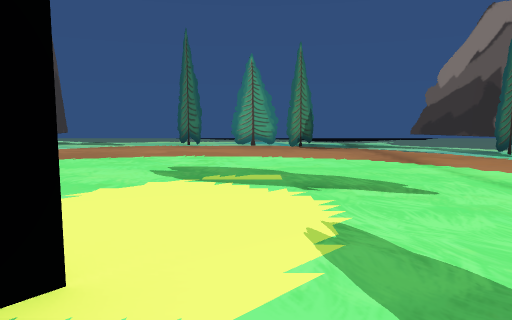
View 1 (above)

22 first-person views from a walk through a scene from a Unity 3-D project. The camera is 1.4 m above the floor, tilts 6° down and sees 70° across. The floor is counted in squares, 2 m on a side. Each view is taken from the middle of a square. On the plan, view 1 faces up. The plan holds only what a view shows up to about 11 squares ahead; the rest is blank. The place goes on beyond the plan. Some surface patterns are stand-ins.

View 2
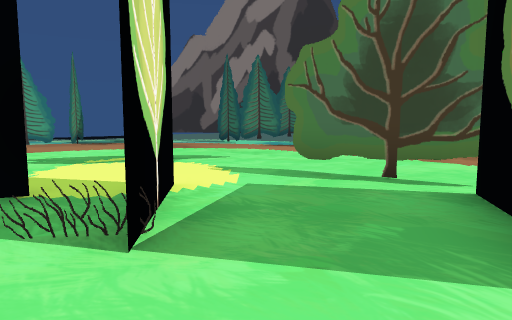

View 3
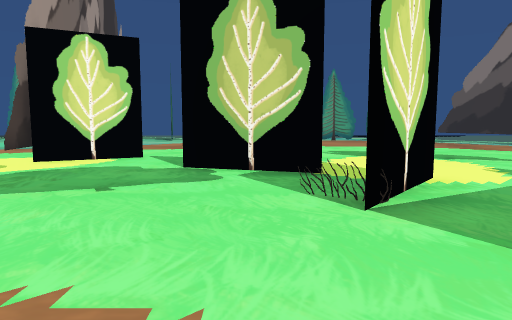

View 4
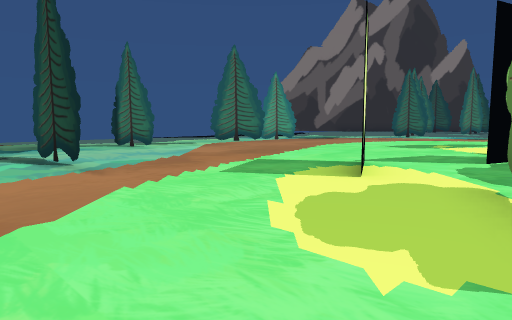

View 5
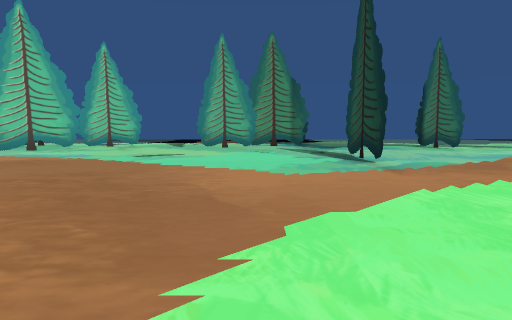

View 6
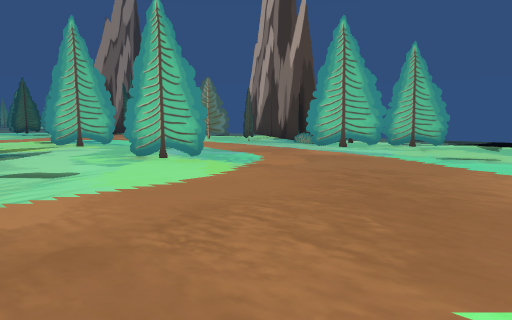

View 7
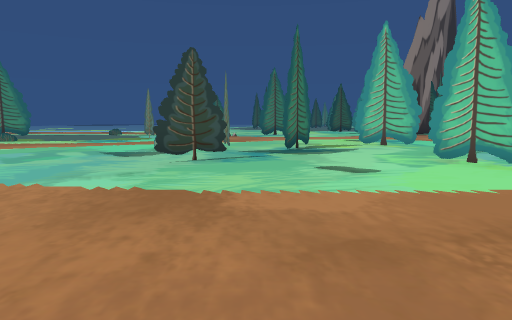

View 8
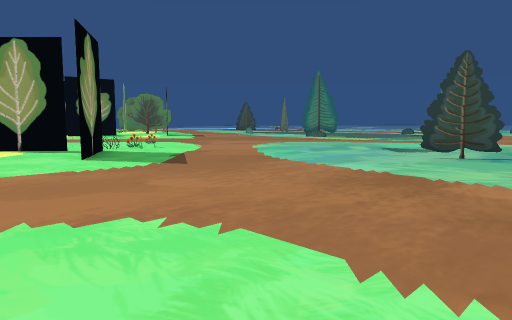

View 9
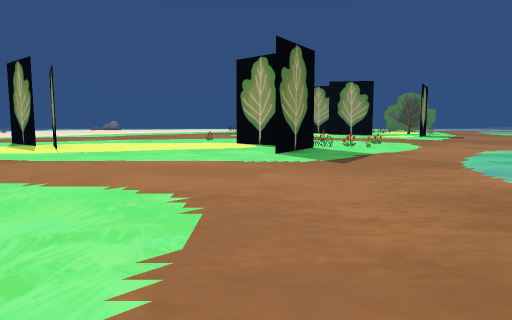

View 10
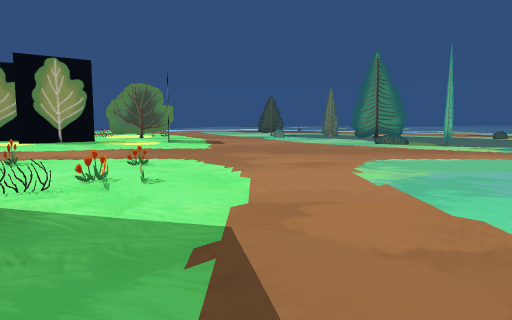

View 11
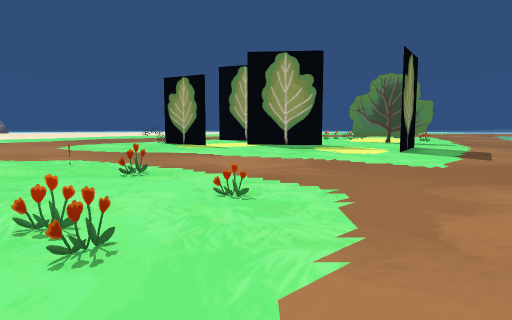

View 12
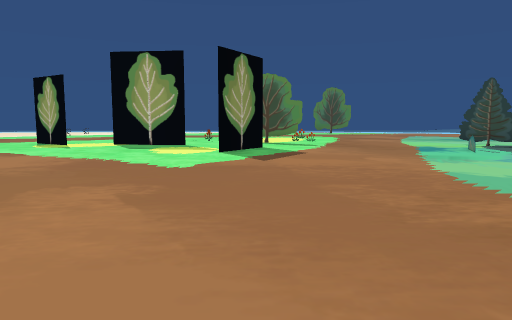

View 13
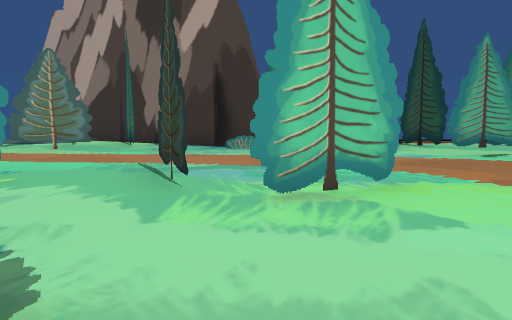

View 14
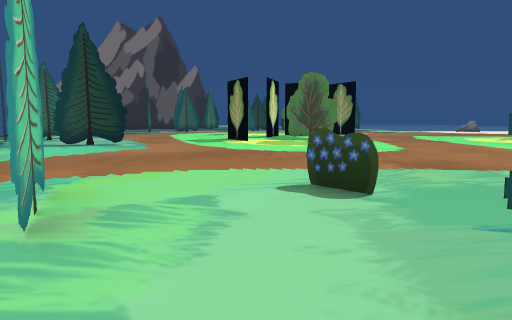

View 15
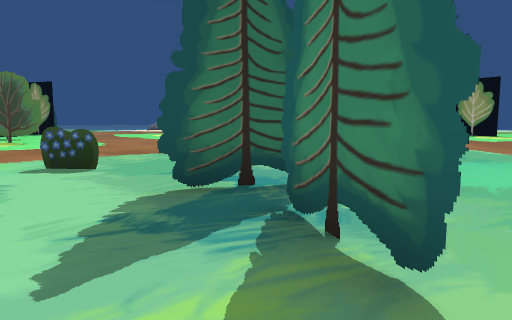

View 16
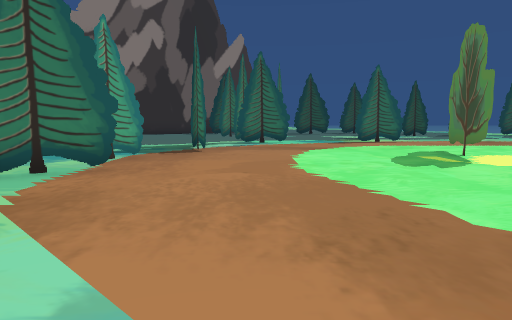

View 17
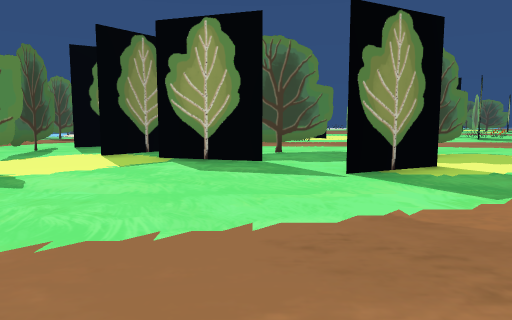

View 18
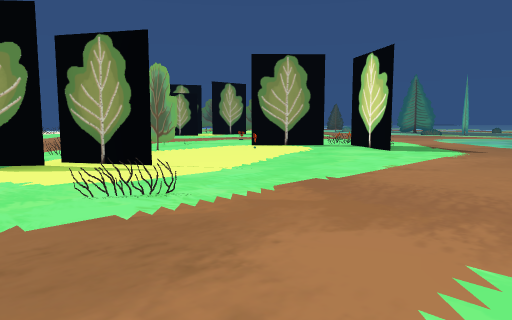

View 19
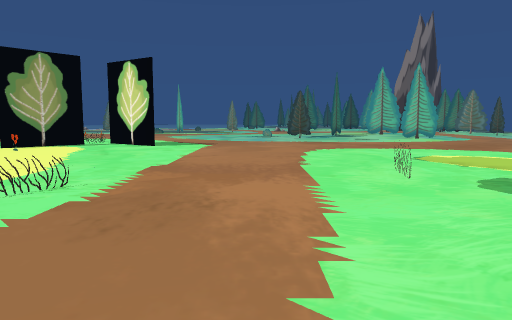

View 20
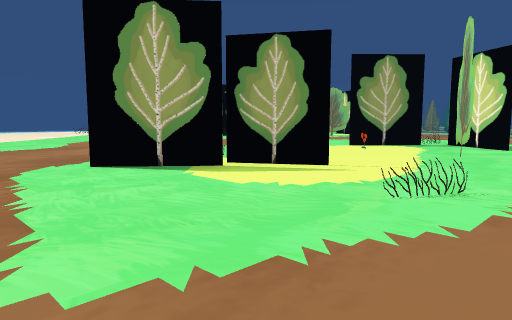

View 21
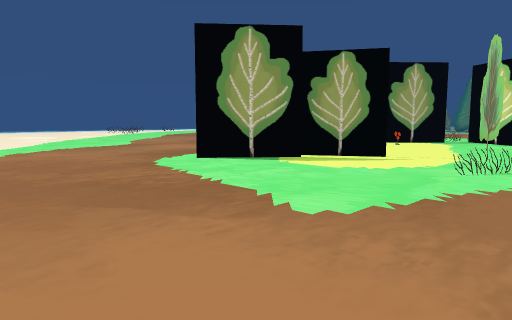

View 22
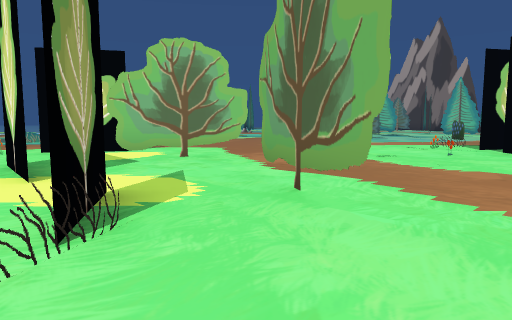

### Floor plan
Key: @ floor where view 1 was taken; # wall or solid block; x gap in a wall; . floor; = window, fence, low wall or low ledge; T thing the floor can be seen under or through; O other object.
Columns run from 22 left of view 1 to 7 right of it. Each row starts with its distance up from view 1.
 12   ##OO...O O# .OO..O...
 11 #   # OO OOO O. O  .OOO.O ....
 10 .  ..OO. ... ...O......O O....
  9 ...........x O..........O   O
  8 ......... ...O........... .O.
  7 .............#........... .O
  6 ...#.........#........... ..
  5 O..#.OO.................. ..
  4 ....O...........T....TT.. ..
  3 #..............TT......TT..
  2 #OOO..#........TT T##......
  1 ...O.........TT  TT###.T...
  0  ##### ........TTT..#.@T...
 -1  .   # ............... T..
 -2 ...  .................  ..
 -3 .......................
 -4 ................#......
 -5 .........#..TT...#.....
 -6 .......###.T...........
 -7 .......=##.....##.....
 -8 ......=..##=..#.## ...
 -9 ........=...=#..#.....
-10 ........=...=#........
-11 .........=...  .......
-12 .....T......   ......
-13 .....T.#.....  ......
-14 ..##....##...   .....
-15 ..........#...  .....
-16 .....##.##....   ..
-17         .x..

Positions as (right, up) in squares from view 1, and headings:
1: (0, 0), facing up
2: (-3, -2), facing up-right
3: (-3, -3), facing up
4: (-11, 1), facing up-right
5: (-11, 1), facing up
6: (-11, 1), facing up-left
7: (-11, 1), facing left
8: (-10, 2), facing down-left
9: (-12, 3), facing down
10: (-13, -3), facing down-left
11: (-16, -5), facing down
12: (-20, -5), facing down
13: (-18, 1), facing up
14: (-20, 3), facing right
15: (-22, 4), facing down-right
16: (-7, 8), facing right
17: (-4, 9), facing down
18: (-4, -1), facing down-left
19: (-2, -2), facing left
20: (-2, -3), facing down-left
21: (0, -3), facing down-left
22: (-11, -17), facing up-left
